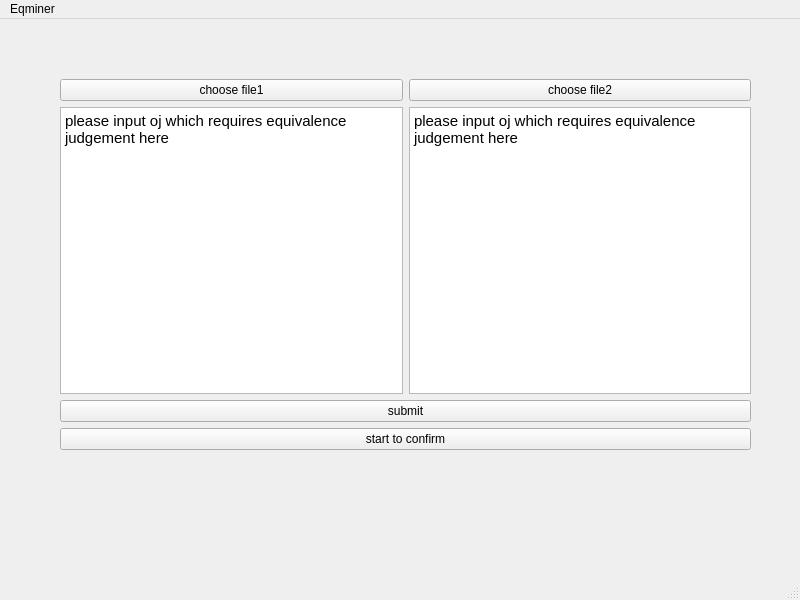
<?xml version="1.0" encoding="UTF-8"?>
<ui version="4.0">
 <class>MainWindow</class>
 <widget class="QMainWindow" name="MainWindow">
  <property name="geometry">
   <rect>
    <x>0</x>
    <y>0</y>
    <width>800</width>
    <height>600</height>
   </rect>
  </property>
  <property name="windowTitle">
   <string>MainWindow</string>
  </property>
  <widget class="QWidget" name="centralwidget">
   <widget class="QWidget" name="layoutWidget">
    <property name="geometry">
     <rect>
      <x>60</x>
      <y>60</y>
      <width>691</width>
      <height>371</height>
     </rect>
    </property>
    <layout class="QGridLayout" name="gridLayout">
     <item row="0" column="0" colspan="2">
      <layout class="QHBoxLayout" name="horizontalLayout_2">
       <item>
        <widget class="QPushButton" name="btn0">
         <property name="text">
          <string>choose file1</string>
         </property>
        </widget>
       </item>
       <item>
        <widget class="QPushButton" name="btn3">
         <property name="text">
          <string>choose file2</string>
         </property>
        </widget>
       </item>
      </layout>
     </item>
     <item row="1" column="0">
      <widget class="QTextEdit" name="inputoj1">
       <property name="html">
        <string>&lt;!DOCTYPE HTML PUBLIC &quot;-//W3C//DTD HTML 4.0//EN&quot; &quot;http://www.w3.org/TR/REC-html40/strict.dtd&quot;&gt;
&lt;html&gt;&lt;head&gt;&lt;meta name=&quot;qrichtext&quot; content=&quot;1&quot; /&gt;&lt;style type=&quot;text/css&quot;&gt;
p, li { white-space: pre-wrap; }
&lt;/style&gt;&lt;/head&gt;&lt;body style=&quot; font-family:'Ubuntu'; font-size:11pt; font-weight:400; font-style:normal;&quot;&gt;
&lt;p style=&quot; margin-top:0px; margin-bottom:0px; margin-left:0px; margin-right:0px; -qt-block-indent:0; text-indent:0px;&quot;&gt;please input oj which requires equivalence judgement here&lt;/p&gt;&lt;/body&gt;&lt;/html&gt;</string>
       </property>
      </widget>
     </item>
     <item row="1" column="1">
      <widget class="QTextEdit" name="inputoj2">
       <property name="html">
        <string>&lt;!DOCTYPE HTML PUBLIC &quot;-//W3C//DTD HTML 4.0//EN&quot; &quot;http://www.w3.org/TR/REC-html40/strict.dtd&quot;&gt;
&lt;html&gt;&lt;head&gt;&lt;meta name=&quot;qrichtext&quot; content=&quot;1&quot; /&gt;&lt;style type=&quot;text/css&quot;&gt;
p, li { white-space: pre-wrap; }
&lt;/style&gt;&lt;/head&gt;&lt;body style=&quot; font-family:'Ubuntu'; font-size:11pt; font-weight:400; font-style:normal;&quot;&gt;
&lt;p style=&quot; margin-top:0px; margin-bottom:0px; margin-left:0px; margin-right:0px; -qt-block-indent:0; text-indent:0px;&quot;&gt;please input oj which requires equivalence judgement here&lt;/p&gt;&lt;/body&gt;&lt;/html&gt;</string>
       </property>
      </widget>
     </item>
     <item row="2" column="0" colspan="2">
      <layout class="QHBoxLayout" name="horizontalLayout">
       <item>
        <widget class="QPushButton" name="btn1">
         <property name="text">
          <string>submit</string>
         </property>
        </widget>
       </item>
      </layout>
     </item>
     <item row="3" column="0" colspan="2">
      <widget class="QPushButton" name="btn2">
       <property name="text">
        <string>start to confirm</string>
       </property>
      </widget>
     </item>
    </layout>
   </widget>
  </widget>
  <widget class="QMenuBar" name="menubar">
   <property name="geometry">
    <rect>
     <x>0</x>
     <y>0</y>
     <width>800</width>
     <height>22</height>
    </rect>
   </property>
   <widget class="QMenu" name="menuEqminer">
    <property name="title">
     <string>Eqminer</string>
    </property>
   </widget>
   <addaction name="menuEqminer"/>
  </widget>
  <widget class="QStatusBar" name="statusbar"/>
 </widget>
 <resources/>
 <connections/>
</ui>
